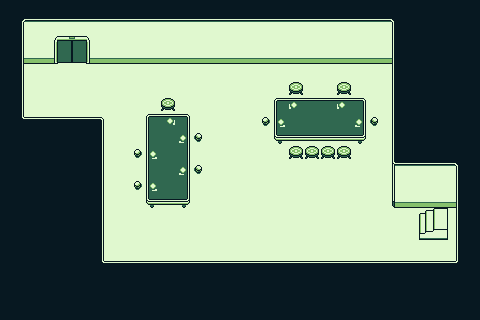

Below is a game level as drawn by its tile map, then a one-line description and the .tmx file that defines it, in full:
An orthogonal 30x20 tile map with 16x16 px tiles, 1 tile layer (Tile Layer 1).

<map version="1.4" tiledversion="1.4.3" orientation="orthogonal" renderorder="right-down" width="30" height="20" tilewidth="16" tileheight="16" infinite="0" nextlayerid="2" nextobjectid="1">
 <tileset firstgid="1" name="r1" tilewidth="16" tileheight="16" tilecount="130" columns="10">
  <image source="room.png" width="160" height="220" />
 </tileset>
 <layer id="1" name="Tile Layer 1" width="30" height="20">
  <data encoding="csv">
3,3,3,3,3,3,3,3,3,3,3,3,3,3,3,3,3,3,3,3,3,3,3,3,3,3,3,3,3,3,
3,41,42,42,42,42,42,42,42,42,42,42,42,42,42,42,42,42,42,42,42,42,42,42,2147483689,3,3,3,3,3,
3,21,4,7,8,2147483655,4,4,4,4,4,4,4,4,4,4,4,4,4,4,4,4,4,4,2147483669,3,3,3,3,3,
3,2147483701,52,17,18,2147483665,52,52,52,52,52,52,52,52,52,52,52,52,52,52,52,52,52,52,53,3,3,3,3,3,
3,21,4,4,4,4,4,4,4,4,4,4,4,4,4,4,4,4,4,4,4,4,4,4,2147483669,3,3,3,3,3,
3,21,4,4,4,4,4,4,4,4,4,4,4,4,4,4,4,4,22,4,4,22,4,4,2147483669,3,3,3,3,3,
3,21,4,4,4,4,4,4,4,4,22,4,4,4,4,4,4,536870935,2684354574,2684354584,2684354584,2684354574,2684354583,4,2147483669,3,3,3,3,3,
3,31,32,32,32,32,2147483711,4,4,23,536870926,2684354583,4,4,4,4,12,14,2684354566,2684354566,2684354566,2684354566,2147483662,2147483660,2147483669,3,3,3,3,3,
3,3,3,3,3,3,21,4,4,24,6,2147483662,2147483660,4,4,4,4,33,34,34,34,34,2147483681,4,2147483669,3,3,3,3,3,
3,3,3,3,3,3,21,4,12,14,6,2147483672,4,4,4,4,4,4,22,22,22,22,4,4,2147483669,3,3,3,3,3,
3,3,3,3,3,3,21,4,4,24,6,2147483662,2147483660,4,4,4,4,4,4,4,4,4,4,4,2147483699,42,42,42,43,3,
3,3,3,3,3,3,21,4,12,14,6,2147483672,4,4,4,4,4,4,4,4,4,4,4,4,2147483709,4,4,4,2147483669,3,
3,3,3,3,3,3,21,4,4,33,34,2147483681,4,4,4,4,4,4,4,4,4,4,4,4,2147483719,52,52,52,53,3,
3,3,3,3,3,3,21,4,4,4,4,4,4,4,4,4,4,4,4,4,4,4,4,4,4,4,116,117,2147483669,3,
3,3,3,3,3,3,21,4,4,4,4,4,4,4,4,4,4,4,4,4,4,4,4,4,4,4,126,127,2147483669,3,
3,3,3,3,3,3,21,4,4,4,4,4,4,4,4,4,4,4,4,4,4,4,4,4,4,4,4,4,2147483669,3,
3,3,3,3,3,3,31,32,32,32,32,32,32,32,32,32,32,32,32,32,32,32,32,32,32,32,32,32,2147483679,3,
3,3,3,3,3,3,3,3,3,3,3,3,3,3,3,3,3,3,3,3,3,3,3,3,3,3,3,3,3,3,
3,3,3,3,3,3,3,3,3,3,3,3,3,3,3,3,3,3,3,3,3,3,3,3,3,3,3,3,3,3,
3,3,3,3,3,3,3,3,3,3,3,3,3,3,3,3,3,3,3,3,3,3,3,3,3,3,3,3,3,3
</data>
 </layer>
</map>